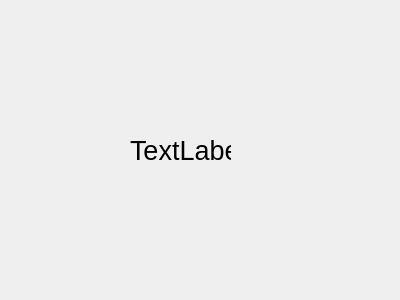
<?xml version="1.0" encoding="UTF-8"?>
<ui version="4.0">
 <class>Dialog</class>
 <widget class="QDialog" name="Dialog">
  <property name="geometry">
   <rect>
    <x>0</x>
    <y>0</y>
    <width>400</width>
    <height>300</height>
   </rect>
  </property>
  <property name="windowTitle">
   <string>Dialog</string>
  </property>
  <widget class="QLabel" name="label">
   <property name="geometry">
    <rect>
     <x>130</x>
     <y>120</y>
     <width>101</width>
     <height>61</height>
    </rect>
   </property>
   <property name="font">
    <font>
     <pointsize>20</pointsize>
    </font>
   </property>
   <property name="text">
    <string>TextLabel</string>
   </property>
  </widget>
 </widget>
 <layoutdefault spacing="6" margin="11"/>
 <resources/>
 <connections/>
</ui>
